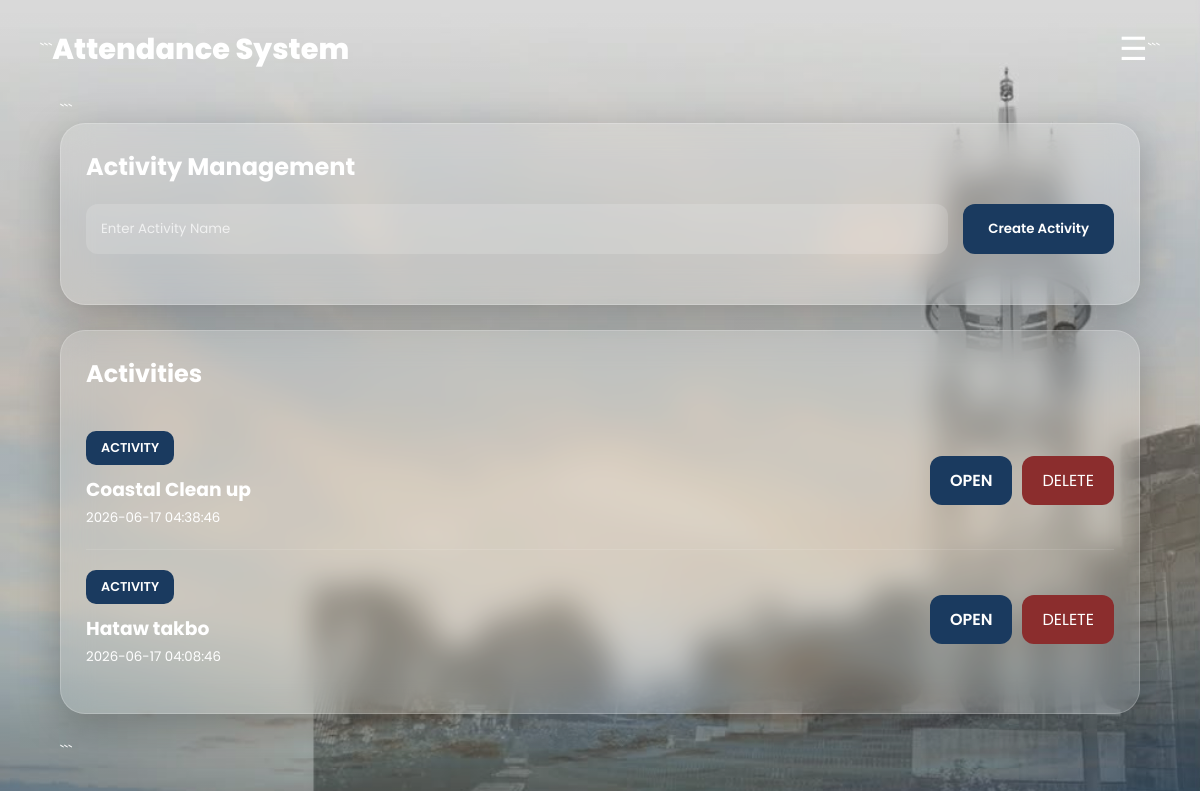
Screenshot of /activity.php (signed in) with the database file from the repository.
### tables this page shows
CREATE TABLE activities(
            id INTEGER PRIMARY KEY AUTOINCREMENT,
            name TEXT NOT NULL,
            created_at DATETIME DEFAULT CURRENT_TIMESTAMP
        );

### activity.php (the view, shortened to what this page needs)
<?php
require "db.php";
$activities = $db->query("
SELECT *
FROM activities
ORDER BY id DESC
")->fetchAll(PDO::FETCH_ASSOC);
?>
<!DOCTYPE html>
<html lang="en">
<head>
<link rel="stylesheet" href="styles/dashboard.css">
<link rel="stylesheet" href="styles/activity.css">
</head>
<body>
<header class="topbar">
```
<div class="brand">
    Attendance System
</div>
<button id="menuBtn">☰</button>
```
</header>
<div class="dashboard">
```
<section class="dashboard-card">
    <h1>Activity Management</h1>
    <form
        action="create_activity.php"
        method="POST"
        class="create-form"
    >
        <input
            type="text"
            name="activity_name"
            placeholder="Enter Activity Name"
            required
        >
        <button type="submit">
            Create Activity
        </button>
    </form>
</section>
<section class="dashboard-card">
    <h2>Activities</h2>
    <?php if(count($activities) > 0): ?>
        <?php foreach($activities as $activity): ?>
            <div class="activity-row">
                <div>
                    <span class="badge">
                        ACTIVITY
                    </span>
                    <h3>
                        <?= htmlspecialchars($activity['name']) ?>
                    </h3>
                    <small>
                        <?= $activity['created_at'] ?>
                    </small>
                </div>
                <div class="activity-actions">
                    <a
                        href="attendance.php?id=<?= $activity['id'] ?>"
                        class="view-btn"
                    >
                        OPEN
                    </a>
                    <a
                        href="delete_activity.php?id=<?= $activity['id'] ?>"
                        class="delete-btn"
                        onclick="return confirm('Delete Activity?')"
                    >
                        DELETE
                    </a>
                </div>
            </div>
        <?php endforeach; ?>
    <?php else: ?>
        <p>No activities available.</p>
    <?php endif; ?>
</section>
```
</div>
</body>
</html>

### styles/dashboard.css (style rules this page uses)
* { margin:0; padding:0; box-sizing:border-box; font-family:'Poppins',sans-serif; }
body { min-height:100vh; background: linear-gradient( rgba(0,0,0,.15), rgba(0,0,0,.15) ), url("tower.jpg"); background-size:cover; background-position:center; background-attachment:fixed; color:white; }
.topbar { display:flex; justify-content:space-between; align-items:center; padding:25px 40px; }
.brand { font-size:1.8rem; font-weight:800; }
#menuBtn { background:none; border:none; color:white; font-size:2rem; cursor:pointer; }
.dashboard { width:90%; max-width:1400px; margin:auto; padding-bottom:40px; }
.dashboard-card { background: rgba(255,255,255,.12); backdrop-filter: blur(15px); border: 1px solid rgba(255,255,255,.2); border-radius:25px; padding:25px; margin-bottom:25px; box-shadow: 0 12px 40px rgba(0,0,0,.25); }
.dashboard-card h1, .dashboard-card h2 { margin-bottom:20px; }
.activity-row { display:flex; justify-content:space-between; align-items:center; gap:20px; padding:20px 0; border-bottom: 1px solid rgba(255,255,255,.1); }
.activity-row:last-child { border-bottom:none; }
.badge { display:inline-block; background:#1a3a5f; padding:8px 15px; border-radius:10px; margin-bottom:10px; font-size:.8rem; font-weight:600; }
.view-btn { text-decoration:none; background:#1a3a5f; color:white; padding:12px 20px; border-radius:12px; font-weight:600; transition:.3s; }

### styles/activity.css (style rules this page uses)
.create-form { display:flex; gap:15px; margin-bottom:25px; }
.create-form input { flex:1; padding:15px; border:none; border-radius:12px; background:rgba(255,255,255,.15); color:white; }
.create-form input::placeholder { color:rgba(255,255,255,.7); }
#menuBtn { margin-left:auto; }
.create-form button { padding:15px 25px; border:none; border-radius:12px; background:#1a3a5f; color:white; font-weight:600; cursor:pointer; }
.activity-actions { display:flex; gap:10px; }
.delete-btn { text-decoration:none; color:white; background:#8b2d2d; padding:12px 20px; border-radius:12px; }
.topbar { position:sticky; top:0; display:flex; justify-content:space-between; align-items:center; width:100%; padding:25px 40px; z-index:1000; }

### rows the page displays
activities: name "Coastal Clean up", created_at "2026-06-17 04:38:46"
activities: name "Hataw takbo", created_at "2026-06-17 04:08:46"
